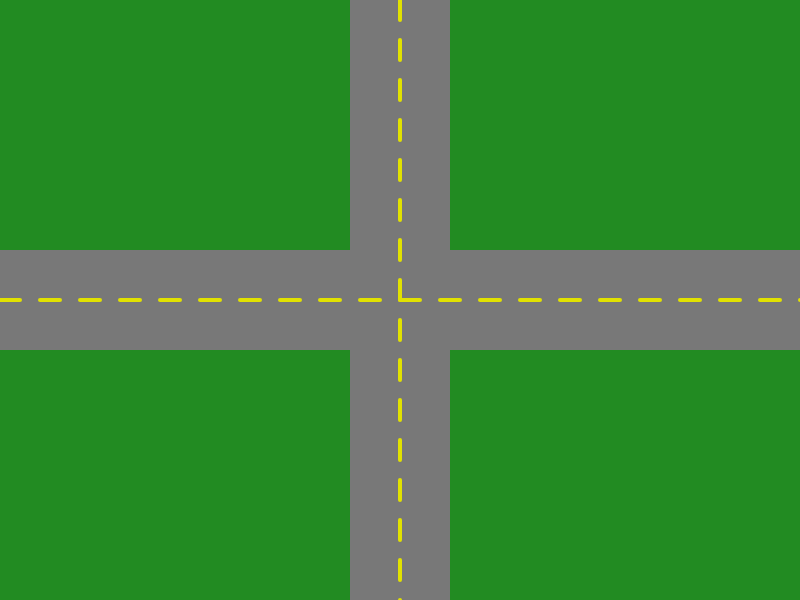
Frame 1 (no input)
Frame 60 (no input): identical to frame 1, image omitted
Frame 120 (the mouse pressed at the canvas centre since frame 60): identical to frame 1, image omitted

The p5.js sketch that drew this single still picture (run headless with seeded random() and noise() and a simulated clock; from frame 60 on, the mouse is pressed at the canvas centre):

// p5.js sketch
// ── sketch.js
let shapeCount = 10; // number of shapes
let shapeSize = 50; // base size of shapes
let shapeArray = []; // hold shape instances

class ConfusionShape {
  constructor(x, y, size) {
    this.x = x;
    this.y = y;
    this.size = size;
    this.angle = random(TWO_PI);
    this.speed = random(1, 3);
    this.wavyOffset = random(TWO_PI);
    this.eyeSize = size * 0.2; // initial eye size 

  }
  
  update() {
    this.x += cos(this.angle) * this.speed;
    this.y += sin(this.angle) * this.speed;

    // wrap around the edges
    if (this.x > width) this.x = 0;
    if (this.x < 0) this.x = width;
    if (this.y > height) this.y = 0;
    if (this.y < 0) this.y = height;

    // change angle randomly every 60 frames
    if (frameCount % 60 === 0) {
      this.angle += random(-PI / 4, PI / 4);
      this.eyeSize = this.size * random(0.1, 0.3); // randomly change eye size 
    }
  }
  
  display() {
    fill(random(255), random(255), random(255), 150);
    stroke(0);
    strokeWeight(2);
    beginShape();
    for (let i = 0; i < TWO_PI; i += PI / 6) {
      let xOffset = cos(i + this.angle + this.wavyOffset) * this.size;
      let yOffset = sin(i + this.angle + this.wavyOffset) * this.size;
      vertex(this.x + xOffset, this.y + yOffset);
    }
    endShape(CLOSE);
   
   // Eyes
fill(255);
noStroke();

// Eyes
    fill(255);
    noStroke();

    // wonky moving eyes
    let leftEyeSize = this.eyeSize + sin(frameCount * 1.1) * this.eyeSize * 0.9;
    let rightEyeSize = this.eyeSize + sin(frameCount * 1.) * this.eyeSize * 0.9;

    // draw eyes
    ellipse(this.x - this.size / 4, this.y - this.size / 4, leftEyeSize, leftEyeSize); // left eye
    ellipse(this.x + this.size / 4, this.y - this.size / 4, rightEyeSize, rightEyeSize); // right eye

    // pupils
    fill(0);
    let pupilX = cos(frameCount * 0.41) * this.eyeSize * 0.3; // pupil movement
    let pupilY = sin(frameCount * 0.21) * this.eyeSize * 0.3; // pupil movement

    ellipse(this.x - this.size / 4 + pupilX, this.y - this.size / 4 + pupilY, leftEyeSize * 0.4, leftEyeSize * 0.4); // left pupil
    ellipse(this.x + this.size / 4 + pupilX, this.y - this.size / 4 + pupilY, rightEyeSize * 0.4, rightEyeSize * 0.4); // right pupil
  }
}

function setup() {
  createCanvas(800, 600);
  for (let i = 0; i < shapeCount; i++) {
    shapeArray.push(new ConfusionShape(random(width), random(height), shapeSize));
  }
}

function draw() {
  // background with shapes for a confusing effect
  drawBackground();
  
  for (let shape of shapeArray) {
    shape.update();
    shape.display();
  }
}

// confusing background pattern
function drawBackground() {
  noStroke();
  for (let i = 0; i < 20; i++) {
    fill(random(255), random(255), random(255), 50);
    let x = random(width);
    let y = random(height);
    let w = random(100, 400); 
    let h = random(100, 400);
    ellipse(x, y, w, h);
  }
}
function setup() {
  createCanvas(800, 600);
}

function draw() {
  background(34, 139, 34);
  // road colors and sizes
  let roadWidth = 100;
  let lineColor = color(225,225,0);
  let roadColor = color(120);
  
  // draw intersecting vertical and horizontal roads
  fill(roadColor);
  noStroke();
  // horizontal road
  rect(0, height / 2 - roadWidth / 2, width, roadWidth);
  // vertical road
  rect(width / 2 - roadWidth / 2, 0, roadWidth, height);
  //dashed lines on the roads
  drawDashedLine(0, height / 2, width, height / 2, lineColor, roadWidth / 10); // horizontal dashed line
  drawDashedLine(width / 2, 0, width / 2, height, lineColor, roadWidth / 10); // vertial dashed line
}

function drawDashedLine(x1, y1, x2, y2, color, dashLength) {
  stroke(color);
  strokeWeight(4);
  let distance = dist(x1, y1, x2, y2);
  let dashes = distance / (dashLength * 2);
  for (let i = 0; i < dashes; i++) {
    let x = lerp(x1, x2, (i * 2) / dashes);
    let y = lerp(y1, y2, (i * 2) / dashes);
    let xEnd = lerp(x1, x2, ((i * 2) + 1) / dashes);
    let yEnd = lerp(y1, y2, ((i * 2) + 1) / dashes);
    line(x, y, xEnd, yEnd);
  }
}
